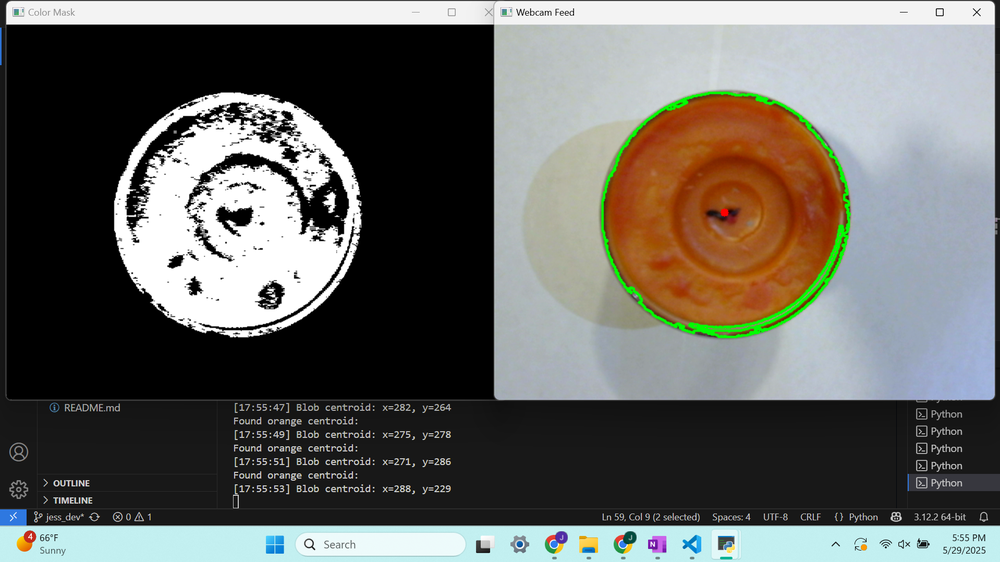
#> input picture src/camera_calibration/image.png, 1000 x 562 px, shrunk from 1918 x 1078 before the run, given in place of the camera
$ python test_webcam.py
#> lines starting #> are read from the running program, lines starting #| are printed output that depends on the picture; after the words box and inside, x2 and y2 are one past the last pixel; in counts of white or black regions, pixels touching at a corner belong together
import cv2
import numpy as np
import time

# ----------- USER SETTINGS ------------

TARGET_COLOR = 'blue'       # 'blue' or 'red'
VERTICAL_OFFSET_PX = 40     # Move target this many pixels ABOVE the topmost one
MIN_BLOB_SIZE = 10          # Minimum number of connected pixels for valid detection

# ----------- COLOR RANGES IN HSV ------------
color_ranges = {
    'blue': {
        'lower': np.array([90, 50, 70]),
        'upper': np.array([140, 255, 255])
    },
    'red': {
        'lower1': np.array([0, 120, 70]),
        'upper1': np.array([10, 255, 255]),
        'lower2': np.array([170, 120, 70]),
        'upper2': np.array([180, 255, 255])
    }
}

# ----------- CAMERA SETUP ------------
cap = cv2.VideoCapture(0)
if not cap.isOpened():
    print("❌ Could not open webcam.")
    exit()


print(f"🔍 Tracking topmost {TARGET_COLOR} pixel with vertical offset of {VERTICAL_OFFSET_PX}px...")
last_feedback_time = time.time()

while True:
    ret, frame = cap.read()
#> frame is the input picture: shape (562, 1000, 3); mean B, G, R 98, 102.3, 102.5
    if not ret:
        break

    hsv = cv2.cvtColor(frame, cv2.COLOR_BGR2HSV)
#> hsv: shape (562, 1000, 3); mean H, S, V 33.2, 30.8, 111.2

    # Create mask
    if TARGET_COLOR == 'red':
        mask1 = cv2.inRange(hsv, color_ranges['red']['lower1'], color_ranges['red']['upper1'])
        mask2 = cv2.inRange(hsv, color_ranges['red']['lower2'], color_ranges['red']['upper2'])
        mask = cv2.bitwise_or(mask1, mask2)
    else:
        mask = cv2.inRange(hsv, color_ranges[TARGET_COLOR]['lower'], color_ranges[TARGET_COLOR]['upper'])
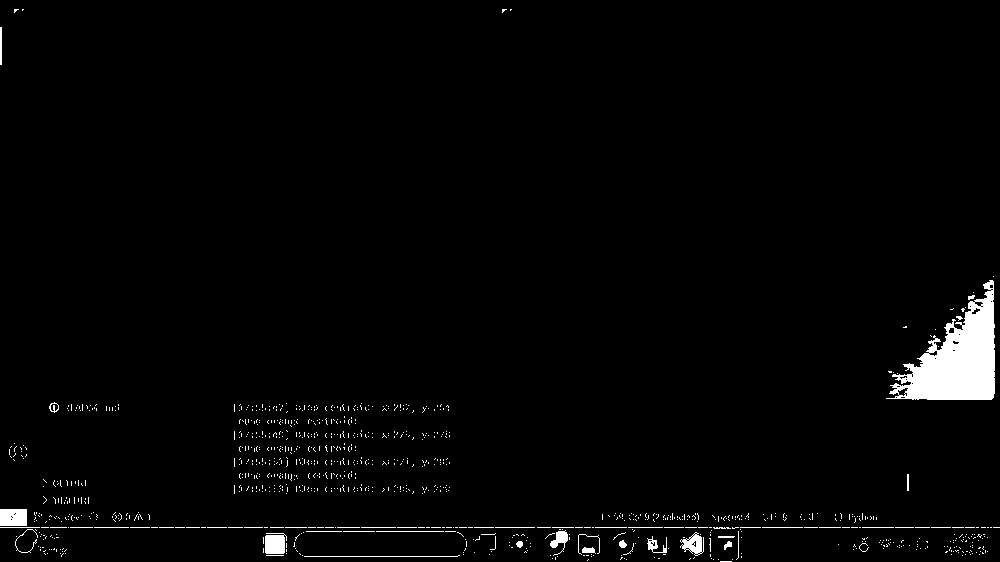
#> mask: shape (562, 1000); 2.1% white; 1012 white regions (968 under 20 px), largest, box (x1, y1, x2, y2) and area: (886, 280, 995, 400) 6402, (0, 509, 27, 526) 454, (265, 533, 287, 554) 400

    # --- Filter out small blobs ---
    num_labels, labels, stats, _ = cv2.connectedComponentsWithStats(mask)
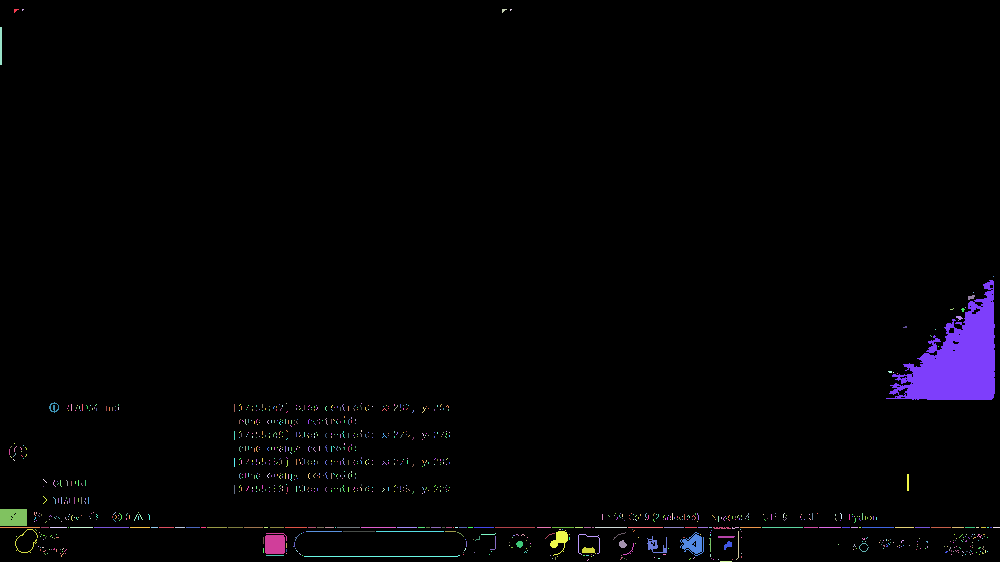
#> labels: shape (562, 1000) int32; 1013 distinct labels, from 0 to 1012; one colour per label, 0 black
#> num_labels = 1013; stats = 1013 rows, first 6: [0, 0, 1000, 562, 550000], [14, 9, 5, 4, 11], [22, 9, 2, 2, 3], [502, 9, 5, 4, 11], [510, 9, 2, 2, 3], [0, 27, 2, 38, 76]
    filtered_mask = np.zeros_like(mask)

    for i in range(1, num_labels):  # Skip background
        if stats[i, cv2.CC_STAT_AREA] >= MIN_BLOB_SIZE:
            filtered_mask[labels == i] = 255
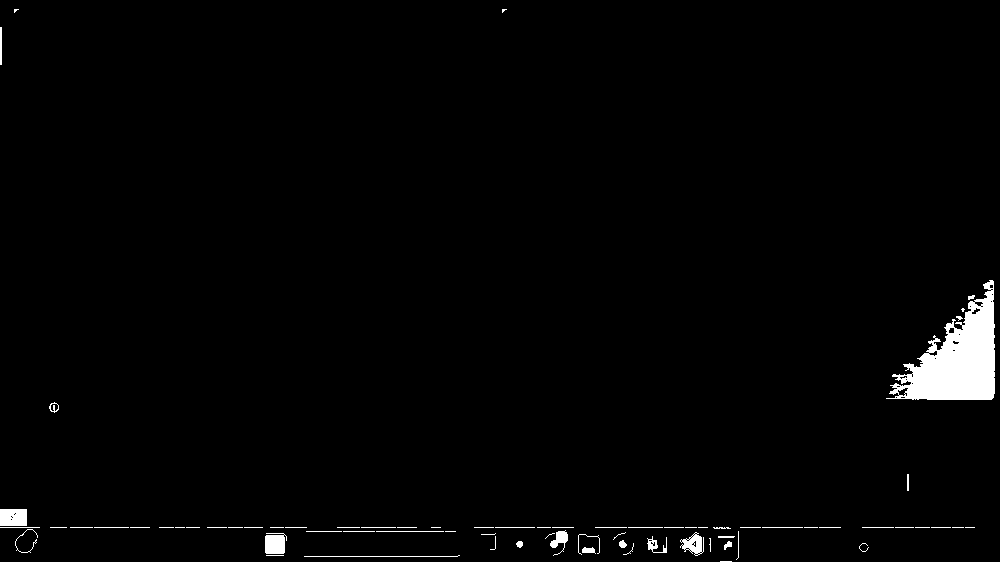
#> filtered_mask: shape (562, 1000); 1.7% white; 73 white regions (29 under 20 px), largest, box (x1, y1, x2, y2) and area: (886, 280, 995, 400) 6402, (0, 509, 27, 526) 454, (265, 533, 287, 554) 400

    # Find topmost pixel in filtered mask
    coords = cv2.findNonZero(filtered_mask)
#> coords = contour of 9741 points, box (x1, y1, x2, y2) (0, 9, 995, 562), area 91810

    if coords is not None:
        topmost = min(coords, key=lambda pt: pt[0][1])
#> topmost = [[14, 9]]
        x_top, y_top = topmost[0]
#> x_top = 14; y_top = 9

        y_offset = max(0, y_top - VERTICAL_OFFSET_PX)
#> y_offset = 0

        # Draw markers
        cv2.circle(frame, (x_top, y_top), 5, (0, 255, 255), -1)  # original
#> frame: shape (562, 1000, 3); 0.01% of pixels changed, all inside (x1, y1, x2, y2) = (9, 4, 20, 15)
        cv2.circle(frame, (x_top, y_offset), 5, (255, 0, 0), -1)  # offset target
#> frame: shape (562, 1000, 3); mean B, G, R 98, 102.3, 102.5

        now = time.time()
        if now - last_feedback_time > 2:
            print(f"[{time.strftime('%H:%M:%S')}] Topmost {TARGET_COLOR} pixel: x={x_top}, y={y_top} → Target w/ offset: x={x_top}, y={y_offset}")
            last_feedback_time = now
    else:
        now = time.time()
        if now - last_feedback_time > 2:
            print(f"[{time.strftime('%H:%M:%S')}] No {TARGET_COLOR} pixel found.")
            last_feedback_time = now

    cv2.imshow('Camera Feed', frame)
    cv2.imshow('Mask', filtered_mask)

    if cv2.waitKey(1) & 0xFF == ord('q'):
#> (key q is pressed here)
        print("🛑 Quitting webcam stream.")
        break

cap.release()
cv2.destroyAllWindows()
